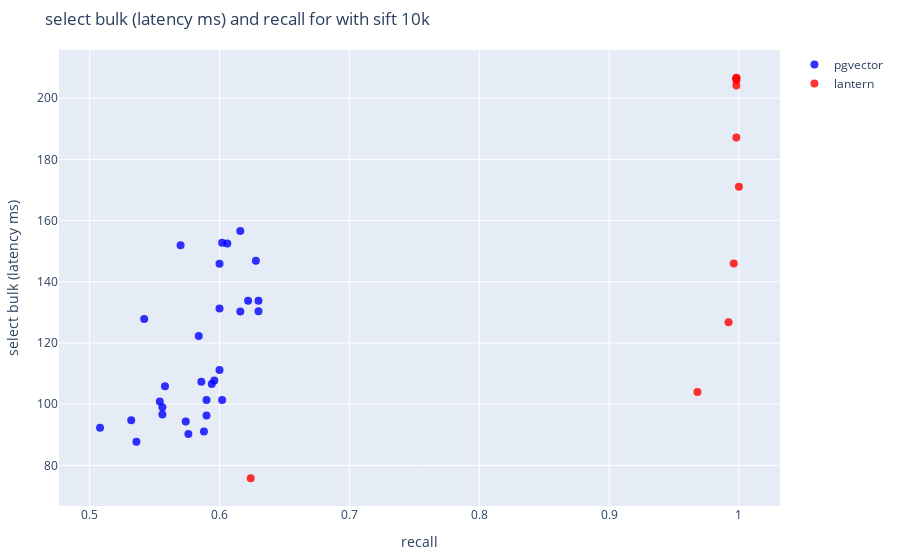
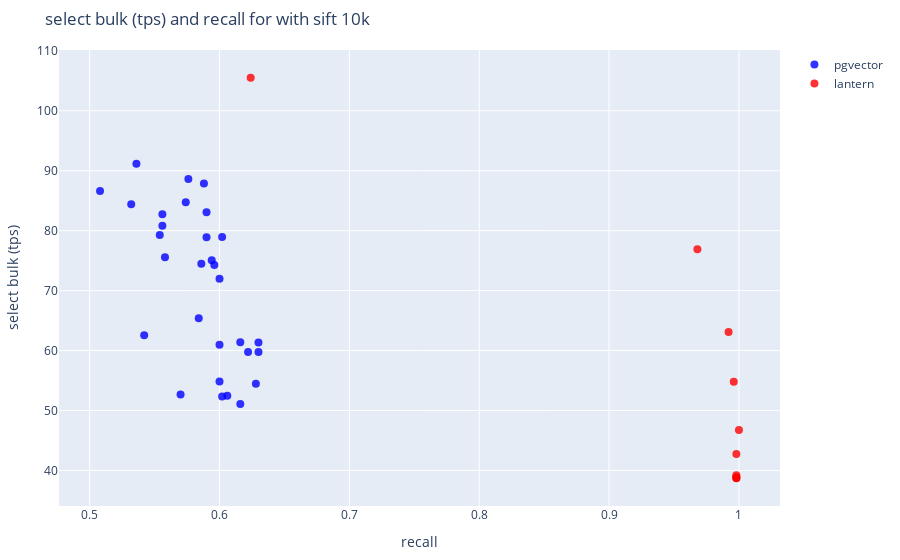

The notebook cell these images were saved under, in order:
### Markdown cell above
# Plot data

### Code cell
from select_bulk_experiment import plot_hyperparameter_search
plot_hyperparameter_search(['pgvector', 'lantern'], 'sift', '10k', yaxis='select bulk (latency ms)')
plot_hyperparameter_search(['pgvector', 'lantern'], 'sift', '10k', yaxis='select bulk (tps)')

### Figure 1 — Plotly figure (JSON) as saved in the notebook; plotly's stock layout.template omitted (floating-point values rounded to 4 significant figures)
{"data": [{"hoverinfo": "x+y+text", "hovertext": ["{\"lists\": 80, \"probes\": 16}", "{\"lists\": 60, \"probes\": 4}", "{\"lists\": 100, \"probes\": 32}", "{\"lists\": 120, \"probes\": 4}", "{\"lists\": 140, \"probes\": 16}", "{\"lists\": 120, \"probes\": 8}", "{\"lists\": 100, \"probes\": 8}", "{\"lists\": 140, \"probes\": 8}", "{\"lists\": 120, \"probes\": 2}", "{\"lists\": 140, \"probes\": 32}", "{\"lists\": 120, \"probes\": 16}", "{\"lists\": 80, \"probes\": 8}", "{\"lists\": 60, \"probes\": 2}", "{\"lists\": 60, \"probes\": 16}", "{\"lists\": 120, \"probes\": 32}", "{\"lists\": 60, \"probes\": 1}", "{\"lists\": 60, \"probes\": 8}", "{\"lists\": 60, \"probes\": 32}", "{\"lists\": 100, \"probes\": 2}", "{\"lists\": 140, \"probes\": 2}", "{\"lists\": 80, \"probes\": 32}", "{\"lists\": 140, \"probes\": 4}", "{\"lists\": 120, \"probes\": 1}", "{\"lists\": 100, \"probes\": 1}", "{\"lists\": 100, \"probes\": 4}", "{\"lists\": 140, \"probes\": 1}", "{\"lists\": 80, \"probes\": 1}", "{\"lists\": 80, \"probes\": 4}", "{\"lists\": 100, \"probes\": 16}", "{\"lists\": 80, \"probes\": 2}"], "marker": {"color": "blue", "opacity": 0.8, "size": 8}, "mode": "markers", "name": "pgvector", "type": "scatter", "x": [0.6, 0.602, 0.6, 0.602, 0.536, 0.556, 0.558, 0.588, 0.556, 0.508, 0.59, 0.63, 0.616, 0.6, 0.59, 0.57, 0.628, 0.606, 0.594, 0.532, 0.616, 0.576, 0.554, 0.586, 0.596, 0.574, 0.63, 0.622, 0.584, 0.542], "y": [131.2, 152.8, 111.2, 101.4, 87.77, 99.0, 105.9, 91.06, 96.68, 92.35, 96.28, 133.8, 156.6, 145.9, 101.4, 151.9, 146.8, 152.5, 106.6, 94.78, 130.3, 90.27, 100.9, 107.4, 107.7, 94.38, 130.4, 133.8, 122.3, 127.9]}, {"hoverinfo": "x+y+text", "hovertext": ["{\"M\": 12, \"ef_construction\": 16, \"ef\": 10}", "{\"M\": 16, \"ef_construction\": 16, \"ef\": 10}", "{\"M\": 24, \"ef_construction\": 16, \"ef\": 10}", "{\"M\": 2, \"ef_construction\": 16, \"ef\": 10}", "{\"M\": 32, \"ef_construction\": 16, \"ef\": 10}", "{\"M\": 3, \"ef_construction\": 16, \"ef\": 10}", "{\"M\": 48, \"ef_construction\": 16, \"ef\": 10}", "{\"M\": 4, \"ef_construction\": 16, \"ef\": 10}", "{\"M\": 64, \"ef_construction\": 16, \"ef\": 10}", "{\"M\": 6, \"ef_construction\": 16, \"ef\": 10}", "{\"M\": 8, \"ef_construction\": 16, \"ef\": 10}"], "marker": {"color": "red", "opacity": 0.8, "size": 8}, "mode": "markers", "name": "lantern", "type": "scatter", "x": [1, 0.998, 0.998, 0.624, 0.998, 0.912, 0.998, 0.968, 0.998, 0.992, 0.996], "y": [171.1, 187.2, 206.7, 75.83, 204.2, null, 206.5, 104.0, 205.8, 126.8, 146.0]}], "layout": {"autosize": true, "hovermode": "closest", "margin": {"b": 50, "l": 50, "r": 50, "t": 50}, "title": {"text": "select bulk (latency ms) and recall for with sift 10k"}, "xaxis": {"autorange": true, "range": [0.4772, 1.031], "title": {"text": "recall"}, "type": "linear"}, "yaxis": {"autorange": true, "range": [65.29, 217.2], "title": {"text": "select bulk (latency ms)"}, "type": "linear"}}}

### Figure 2 — Plotly figure (JSON) as saved in the notebook; plotly's stock layout.template omitted (floating-point values rounded to 4 significant figures)
{"data": [{"hoverinfo": "x+y+text", "hovertext": ["{\"lists\": 80, \"probes\": 16}", "{\"lists\": 60, \"probes\": 4}", "{\"lists\": 100, \"probes\": 32}", "{\"lists\": 120, \"probes\": 4}", "{\"lists\": 140, \"probes\": 16}", "{\"lists\": 120, \"probes\": 8}", "{\"lists\": 100, \"probes\": 8}", "{\"lists\": 140, \"probes\": 8}", "{\"lists\": 120, \"probes\": 2}", "{\"lists\": 140, \"probes\": 32}", "{\"lists\": 120, \"probes\": 16}", "{\"lists\": 80, \"probes\": 8}", "{\"lists\": 60, \"probes\": 2}", "{\"lists\": 60, \"probes\": 16}", "{\"lists\": 120, \"probes\": 32}", "{\"lists\": 60, \"probes\": 1}", "{\"lists\": 60, \"probes\": 8}", "{\"lists\": 60, \"probes\": 32}", "{\"lists\": 100, \"probes\": 2}", "{\"lists\": 140, \"probes\": 2}", "{\"lists\": 80, \"probes\": 32}", "{\"lists\": 140, \"probes\": 4}", "{\"lists\": 120, \"probes\": 1}", "{\"lists\": 100, \"probes\": 1}", "{\"lists\": 100, \"probes\": 4}", "{\"lists\": 140, \"probes\": 1}", "{\"lists\": 80, \"probes\": 1}", "{\"lists\": 80, \"probes\": 4}", "{\"lists\": 100, \"probes\": 16}", "{\"lists\": 80, \"probes\": 2}"], "marker": {"color": "blue", "opacity": 0.8, "size": 8}, "mode": "markers", "name": "pgvector", "type": "scatter", "x": [0.6, 0.602, 0.6, 0.602, 0.536, 0.556, 0.558, 0.588, 0.556, 0.508, 0.59, 0.63, 0.616, 0.6, 0.59, 0.57, 0.628, 0.606, 0.594, 0.532, 0.616, 0.576, 0.554, 0.586, 0.596, 0.574, 0.63, 0.622, 0.584, 0.542], "y": [60.95, 52.36, 71.97, 78.93, 91.15, 80.81, 75.57, 87.86, 82.75, 86.63, 83.09, 59.77, 51.09, 54.84, 78.88, 52.66, 54.48, 52.46, 75.07, 84.4, 61.38, 88.62, 79.3, 74.5, 74.26, 84.76, 61.36, 59.77, 65.41, 62.56]}, {"hoverinfo": "x+y+text", "hovertext": ["{\"M\": 12, \"ef_construction\": 16, \"ef\": 10}", "{\"M\": 16, \"ef_construction\": 16, \"ef\": 10}", "{\"M\": 24, \"ef_construction\": 16, \"ef\": 10}", "{\"M\": 2, \"ef_construction\": 16, \"ef\": 10}", "{\"M\": 32, \"ef_construction\": 16, \"ef\": 10}", "{\"M\": 3, \"ef_construction\": 16, \"ef\": 10}", "{\"M\": 48, \"ef_construction\": 16, \"ef\": 10}", "{\"M\": 4, \"ef_construction\": 16, \"ef\": 10}", "{\"M\": 64, \"ef_construction\": 16, \"ef\": 10}", "{\"M\": 6, \"ef_construction\": 16, \"ef\": 10}", "{\"M\": 8, \"ef_construction\": 16, \"ef\": 10}"], "marker": {"color": "red", "opacity": 0.8, "size": 8}, "mode": "markers", "name": "lantern", "type": "scatter", "x": [1, 0.998, 0.998, 0.624, 0.998, 0.912, 0.998, 0.968, 0.998, 0.992, 0.996], "y": [46.76, 42.74, 38.71, 105.5, 39.19, null, 38.73, 76.92, 38.87, 63.1, 54.79]}], "layout": {"autosize": true, "hovermode": "closest", "margin": {"b": 50, "l": 50, "r": 50, "t": 50}, "title": {"text": "select bulk (tps) and recall for with sift 10k"}, "xaxis": {"autorange": true, "range": [0.4772, 1.031], "title": {"text": "recall"}, "type": "linear"}, "yaxis": {"autorange": true, "range": [33.33, 110.9], "title": {"text": "select bulk (tps)"}, "type": "linear"}}}
